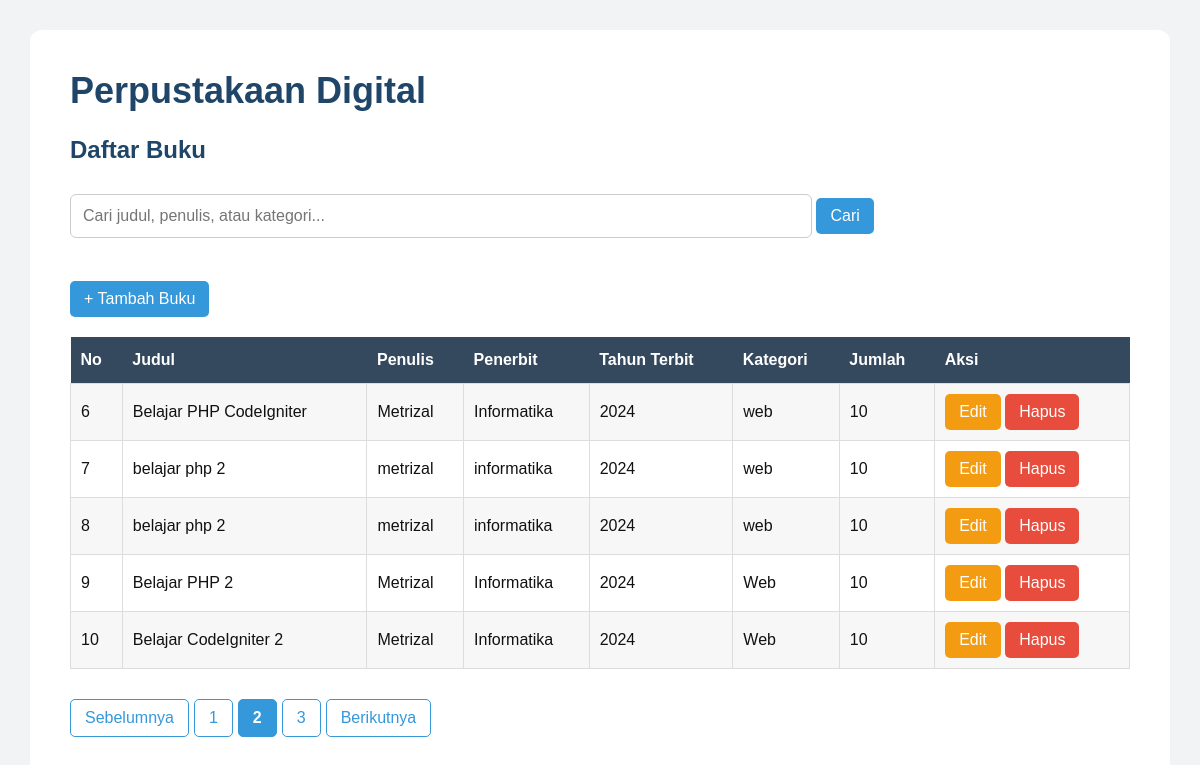
The app's page /index.php/buku/index?per_page=5 with its own data.
### tables this page shows
CREATE TABLE `buku` (
  `id` int(11) NOT NULL,
  `judul` varchar(150) NOT NULL,
  `penulis` varchar(100) NOT NULL,
  `penerbit` varchar(100) NOT NULL,
  `tahun_terbit` year(4) NOT NULL,
  `kategori` varchar(100) NOT NULL,
  `jumlah` int(11) NOT NULL
);

### index.php (called while the page is built, shortened)
<?php
require_once BASEPATH.'core/CodeIgniter.php';

### application/models/Buku_model.php (called while the page is built, shortened)
<?php
class Buku_model extends CI_Model
{
    public function get_all($limit = null, $start = null)
    {
        if ($limit !== null) {
            $this->db->limit($limit, $start);
        }
        return $this->db->get('buku')->result();
    }
}

### application/views/buku/index.php (the view, shortened to what this page needs)
<!DOCTYPE html>
<html lang="id">
<head>
    <link rel="stylesheet" href="<?= base_url('css/style.css') ?>">
</head>
<body>
    <div class="container">
        <h1>Perpustakaan Digital</h1>
        <h2>Daftar Buku</h2>
        <form method="get" action="<?= base_url('index.php/buku') ?>">
            <input
                type="text"
                name="keyword"
                placeholder="Cari judul, penulis, atau kategori..."
                value="<?= isset($keyword) ? html_escape($keyword) : '' ?>"
            >
            <button type="submit" class="btn-tambah">
                Cari
            </button>
        </form>
        <a
            class="btn-tambah"
            href="<?= base_url('index.php/buku/tambah') ?>"
        >
            + Tambah Buku
        </a>
        <?php
        $start = $this->input->get('per_page');
        $no = (int) $start + 1;
        ?>
        <table>
            <tr>
                <th>No</th>
                <th>Judul</th>
                <th>Penulis</th>
                <th>Penerbit</th>
                <th>Tahun Terbit</th>
                <th>Kategori</th>
                <th>Jumlah</th>
                <th>Aksi</th>
            </tr>
            <?php foreach ($buku as $item): ?>
                <tr>
                    <td><?= $no++ ?></td>
                    <td><?= html_escape($item->judul) ?></td>
                    <td><?= html_escape($item->penulis) ?></td>
                    <td><?= html_escape($item->penerbit) ?></td>
                    <td><?= html_escape($item->tahun_terbit) ?></td>
                    <td><?= html_escape($item->kategori) ?></td>
                    <td><?= html_escape($item->jumlah) ?></td>
                    <td>
                        <a
                            class="btn-edit"
                            href="<?= base_url('index.php/buku/edit/' . $item->id) ?>"
                        >
                            Edit
                        </a>
                        <a
                            class="btn-hapus"
                            href="<?= base_url('index.php/buku/hapus/' . $item->id) ?>"
                            onclick="return confirm('Apakah Anda yakin ingin menghapus buku ini?')"
                        >
                            Hapus
                        </a>
                    </td>
                </tr>
            <?php endforeach; ?>
        </table>
        <?php if (!empty($pagination)): ?>
            <?= $pagination ?>
        <?php endif; ?>
    </div>
</body>
</html>

### css/style.css (style rules this page uses)
* { box-sizing: border-box; }
body { margin: 0; padding: 30px; font-family: Arial, sans-serif; background: #f1f3f5; color: #111; }
.container { max-width: 1280px; margin: 0 auto; padding: 40px; background: #fff; border-radius: 12px; }
h1 { margin-top: 0; color: #1f4568; font-size: 36px; }
h2 { color: #1f4568; margin-bottom: 30px; }
form { margin-bottom: 25px; }
input[type="text"], input[type="number"] { width: 70%; padding: 12px; margin-bottom: 18px; border: 1px solid #ccc; border-radius: 6px; font-size: 16px; }
button, .btn-tambah, .btn-edit, .btn-hapus { display: inline-block; padding: 9px 14px; border: none; border-radius: 5px; text-decoration: none; font-size: 16px; cursor: pointer; }
.btn-tambah { background: #3498db; color: white; }
.btn-edit { background: #f39c12; color: white; }
.btn-hapus { background: #e74c3c; color: white; }
table { width: 100%; border-collapse: collapse; margin-top: 20px; }
th { background: #34495e; color: white; padding: 14px 10px; text-align: left; }
td { padding: 10px; border: 1px solid #ddd; }
tr:nth-child(even) { background: #f7f7f7; }
.pagination a, .pagination strong { display: inline-block; padding: 9px 14px; margin-right: 5px; border: 1px solid #3498db; border-radius: 5px; text-decoration: none; color: #3498db; }
.pagination strong { background: #3498db; color: white; }

### records on screen
buku: judul "Belajar PHP CodeIgniter", penulis "Metrizal", penerbit "Informatika", tahun_terbit "2024", kategori "web", jumlah "10"
buku: judul "belajar php 2", penulis "metrizal", penerbit "informatika", tahun_terbit "2024", kategori "web", jumlah "10"
buku: judul "belajar php 2", penulis "metrizal", penerbit "informatika", tahun_terbit "2024", kategori "web", jumlah "10"
buku: judul "Belajar PHP 2", penulis "Metrizal", penerbit "Informatika", tahun_terbit "2024", kategori "Web", jumlah "10"
buku: judul "Belajar CodeIgniter 2", penulis "Metrizal", penerbit "Informatika", tahun_terbit "2024", kategori "Web", jumlah "10"

### other values on screen
$pagination "Sebelumnya 1 2 3 Berikutnya"
